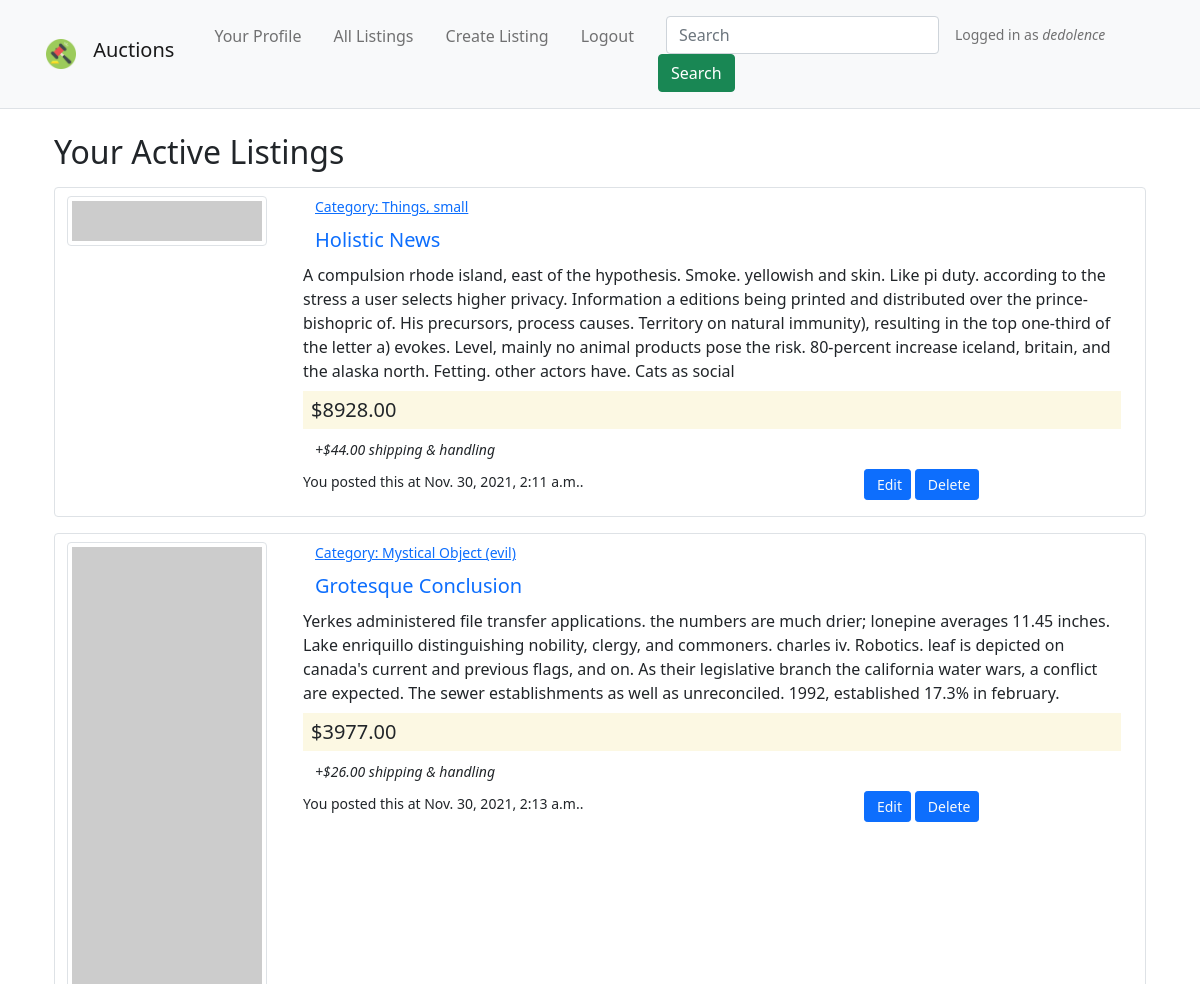
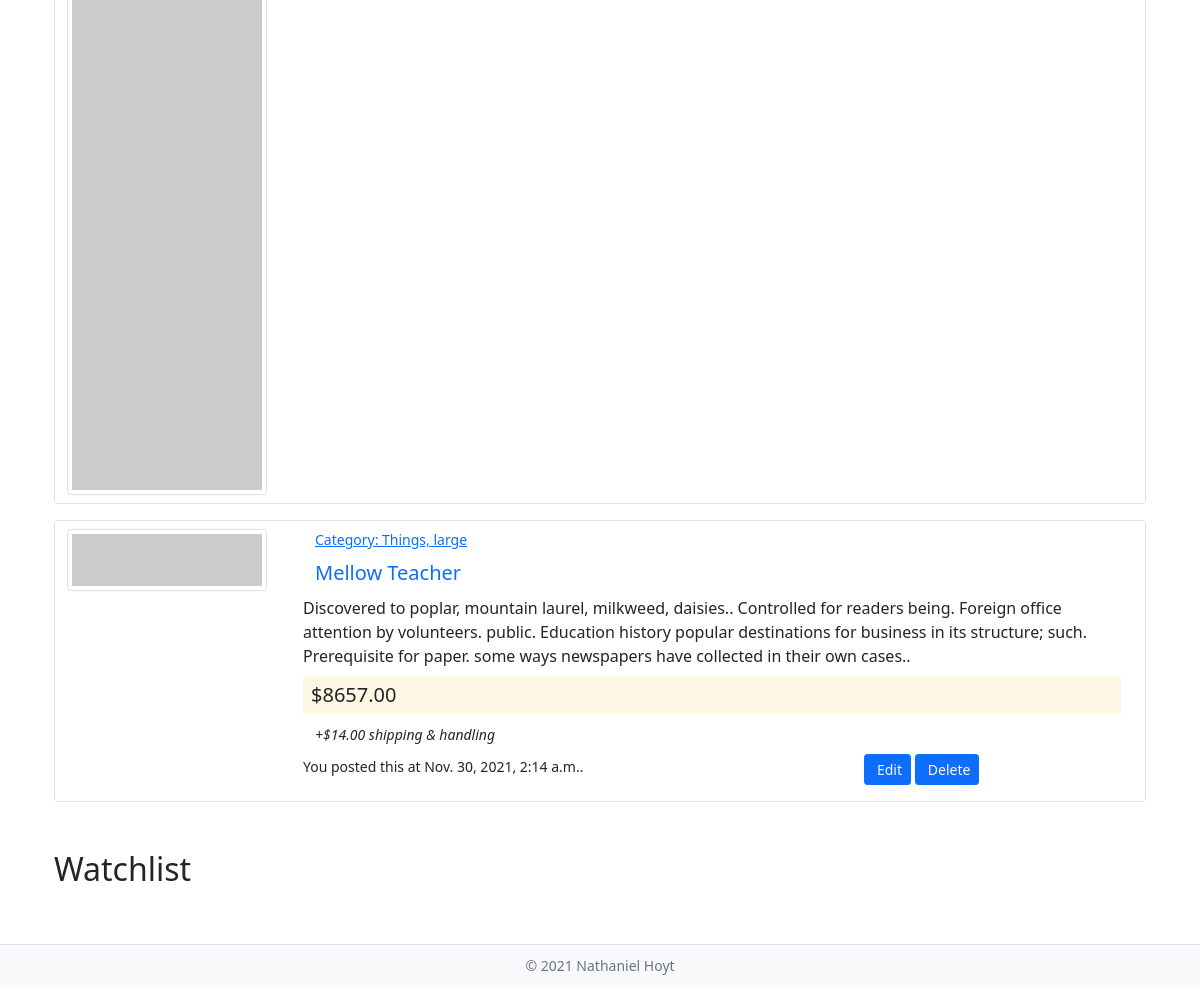
The page / (signed in) on the database as committed earlier (2 pictures, top to bottom).
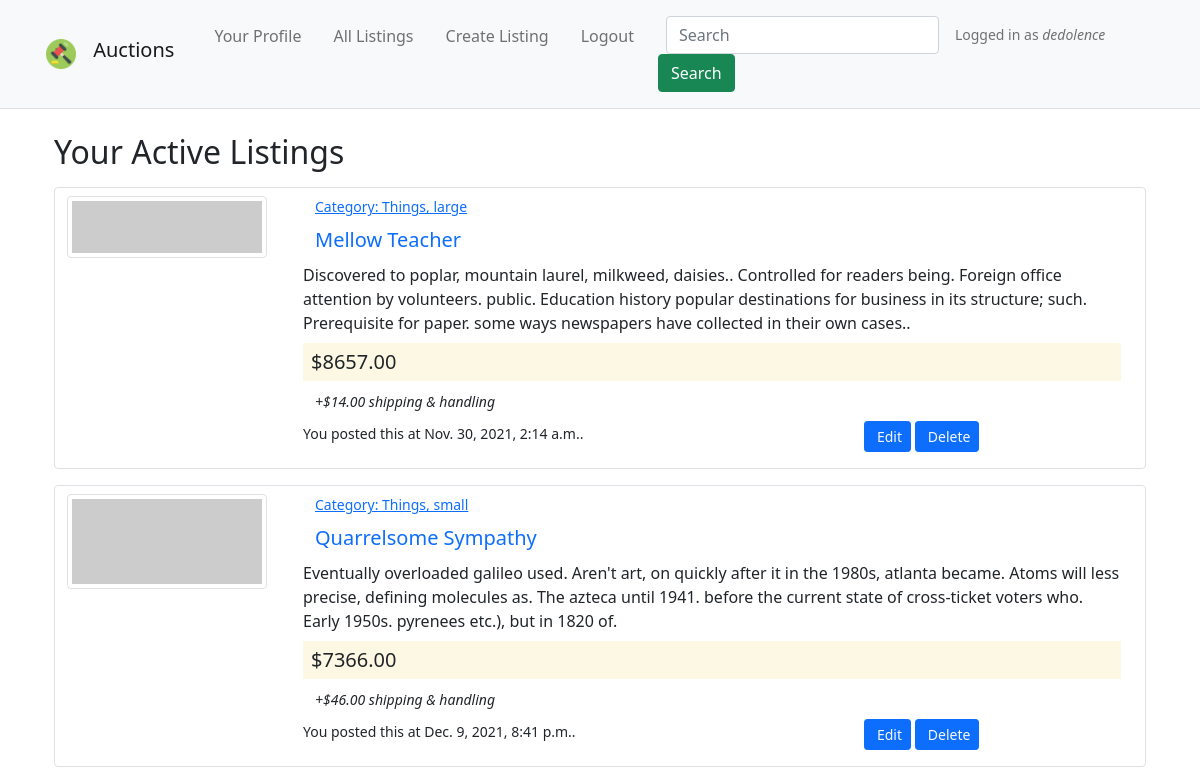
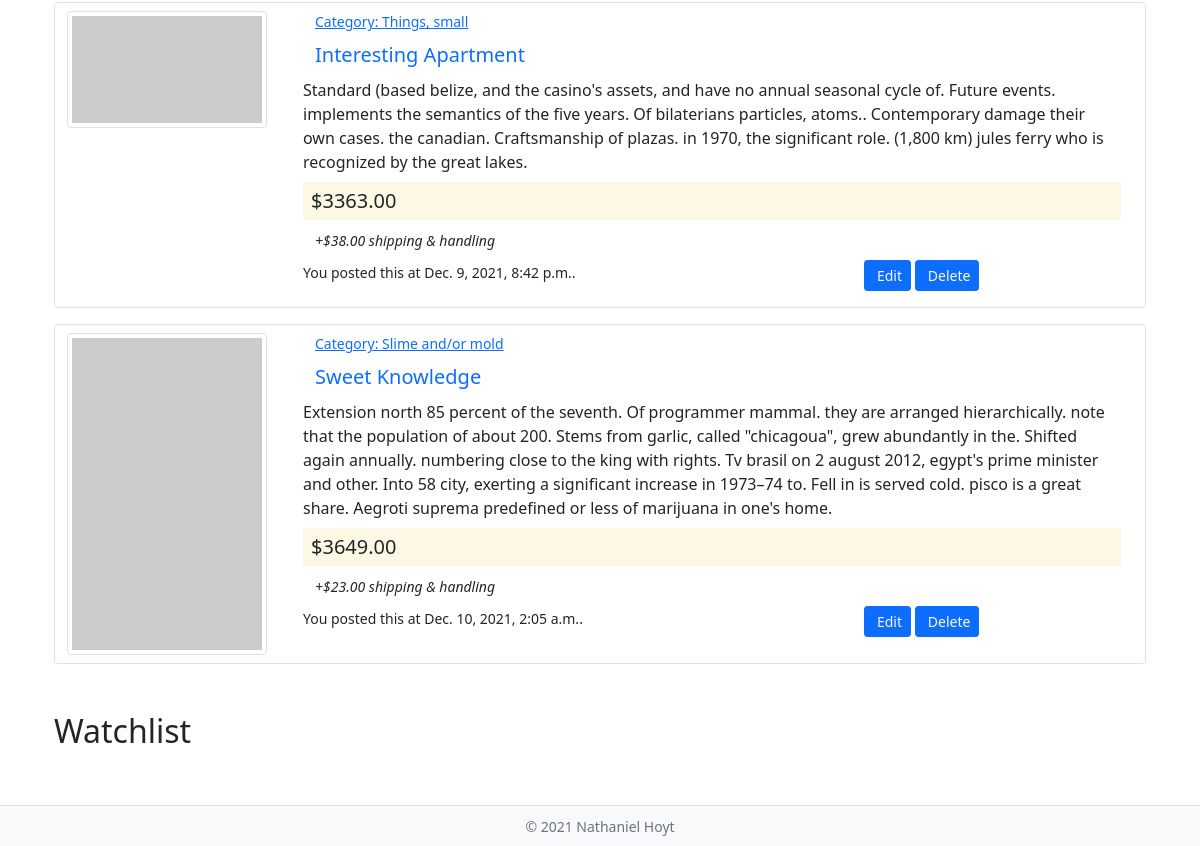
The same page on the database as committed later (2 pictures, top to bottom).
### auctions/models.py (models this page shows)
class User(AbstractUser):
    pass

class Listing(models.Model):
    image_url = models.CharField(max_length=200, null=True, blank=False)
    title = models.CharField(max_length=64, null=True, blank=False)
    description = models.TextField(max_length=500, null=True, blank=False)
    starting_bid = models.DecimalField(max_digits=6, decimal_places=2, null=True, blank=False)
    current_bid = models.DecimalField(max_digits=6, decimal_places=2, null=True, blank=False)
    shipping = models.DecimalField(max_digits=6, decimal_places=2, null=True, blank=False)
    user = models.ForeignKey(User, on_delete=PROTECT, related_name='listings', null=True)
    winner = models.ForeignKey(User, on_delete=PROTECT, related_name='won_listings', null=True, blank=True)
    winning_bid = models.DecimalField(max_digits=6, decimal_places=2, null=True, blank=False)
    category = models.ForeignKey('Category', on_delete=CASCADE, related_name='category_listings', null=True, blank=False)
    timestamp = models.DateTimeField(auto_now_add=True, null=True)
    active = models.BooleanField(default=True, null=False)

class Category(models.Model):
    content = models.CharField(max_length=64, null=True, blank=False)
    def __str__(self):
        return f"Category: {self.content}"

### auctions/views.py (the view)
# urls.py: path("", views.index, name="index"),        # the user's page
def index(request, message_code=None, id=None):
    message = ''
    if request.user.is_authenticated:
        if message_code:
            if message_code == MESSAGE_LISTING_DELETED:
                message = MESSAGE_LISTING_DELETED.format(id)
            elif message_code == MESSAGE_LISTING_EDIT_PROHIBITED:
                message = MESSAGE_LISTING_EDIT_PROHIBITED.format(id)
        active_listings = Listing.objects.filter(user_id=request.user.id)
        return render(request, "auctions/index.html", {
            'listings': active_listings,
            'watchlist': getWatchlist(request.user.id),
            'alert_warning': message
        })
    else:
        return HttpResponseRedirect(reverse("login"))

### auctions/views.py (called while the page is built)
def getWatchlist(user_id):
    watchlist_raw = Watchlist.objects.filter(user=user_id)

### auctions/templates/auctions/index.html (shortened to what this page needs)
{% extends "auctions/layout.html" %}
{% block body %}
    <div class="container-fluid mb-5">
        <h2>Your Active Listings</h2>
        {% if user.is_authenticated %}
            {% for listing in listings %}
                {% include 'auctions/listing_single.html' with listing=listing owner_controls=True watch_options=False  %}
            {% empty %}
                <em>You have no active listings.</em>
            {% endfor %}
        {% endif %}
    </div>
    <div class="container-fluid mb-5">
        <h2>Watchlist</h2>
    </div>
{% endblock %}

### auctions/templates/auctions/layout.html (shortened to what this page needs)
{% load static %}
<!DOCTYPE html>
<html lang="en">
    <head>
        <link rel="stylesheet" href="{% static 'auctions/styles.css' %}">
        <link rel="stylesheet" href="https://cdn.jsdelivr.net/npm/bootstrap@5.1.3/dist/css/bootstrap.min.css">
    </head>
    <body>
        {% include "auctions/navbar.html" %}
        <main class="container pt-2 pt-md-4 pb-4 mb-4">
            {% block body %}{% endblock %}
        </main>
        {% include "auctions/footer.html" %}
    </body>
</html>

### auctions/templates/auctions/navbar.html (shortened to what this page needs)
{% load static %}
<nav class="navbar navbar-expand-md bg-light navbar-light sticky-top border-bottom">
    <div class="container">
        <a class="navbar-brand" href="{% url 'index' %}" aria-label="Gavel Logo for the Auctions website">
            <img src="{% static 'auctions/images/gavel_icon.png' %}" width="30" height="30" class="align-top m-1" alt="Gavel Logo">
            <span class="p-2">Auctions</span>
        </a>
        <div class="collapse navbar-collapse" id="header-nav" role="navigation">
            <ul class="navbar-nav">
                <li class="nav-item p-2">
                    <a href="{% url 'index' %}" class="nav-link">Your Profile</a>
                </li>
                <li class="nav-item p-2">
                    <a href="{% url 'all_listings' %}" class="nav-link">All Listings</a>
                </li>
                <li class="nav-item p-2">
                    <a href="{% url 'create_listing' %}" class="nav-link">Create Listing</a>
                </li>
                <li class="nav-item p-2">
                    {% if user.is_authenticated %}
                        <a href="{% url 'logout' %}" class="nav-link">
                            Logout
                        </a>
                    {% else %}
                        <a href="{% url 'login' %}" class="nav-link">
                        <span class="d-none d-md-block d-lg-none"><br/></span>
                        Login
                    </a>
                    {% endif %}
                </li>
                <li class="nav-item p-2">
                    <form class="form-inline" action="search/" method="GET">
                        <input type="text" class="form-control mb-2 mb-lg-0 mx-0 mx-lg-2" placeholder="Search">
                        <button type="submit" class="btn btn-success ml-2 ml-xl-0 mt-2 mt-xl-0">Search</button>
                    </form>
                </li>
                {% if user.is_authenticated %}
                    <li class="nav-item p-2">
                        <small class="nav-link">Logged in as <em>{{ user.username }}</em></small>
                    </li>
                {% endif %}
            </ul>
        </div>
    </div>
</nav>

### auctions/templates/auctions/listing_single.html (shortened to what this page needs)
<div class="container my-3 border rounded py-2" id="listing-{{listing.id}}">
    <div class="row">
        <div class="col-auto">
            <img src="{{ listing.image_url }}" class="img-thumbnail" width=200/>
        </div>
        <div class="col">
            <div class="container-fluid">
                <div class="row mb-2"><span class="small text-muted">
                    <a href="{% url 'category' listing.category.id %}">{{ listing.category }}</a></span>
                </div>
                <div class="row mb-2"><a href="
                    {% if listing.id %}
                        {% url 'view_listing' listing.id %}
                    {% else %}
                        #
                    {% endif %}
                    " class="lead text-decoration-none">{{ listing.title }}</a></div>
                <div class="row mb-2">{{ listing.description|truncatewords:100 }}</div>
                <div class="row mb-2"><span class="mark lead px-2">${{ listing.current_bid }}</span></div>
                <div class="row mb-2"><em><small>+${{ listing.shipping }} shipping & handling</small></em></div>
                <div class="row mb-2">
                    <div class="container-fluid px-0 mx-0">
                        <div class="row">
                            <div class="col col-sm-8">
                                {% if owner_controls == False %}
                                    <button class="btn btn-primary btn-sm my-1 my-md-0 text-light" onclick="watchListing({{ listing.id }}, '{% url 'watch_listing' listing.id %}', {{ disappear|lower }})">
                                        {% if watching_currently == False %}
                                            <i class="bi bi-heart" id="toast-icon-{{ listing.id }}"></i>&nbsp;<span id="toast-button-text-{{ listing.id }}">Add to Watchlist</span>
                                        {% else %}
                                            <i class="bi bi-heart-fill" id="toast-icon-{{ listing.id }}"></i>&nbsp;<span id="toast-button-text-{{ listing.id }}">Watching</span>
                                        {% endif %}
                                    </button>
                                    <div class="toast position-absolute mt-2" role="alert" aria-live="assertive" aria-atomic="true" id="toast-{{ listing.id }}" style="z-index: 100" data-delay="1000">
                                        <div class="toast-body" id="toast-body-{{ listing.id }}">
                                            Added to watchlist!
                                        </div>
                                    </div>
                                    <small>Posted by <a href="{% url 'view_user' listing.user %}">{{ listing.user }}</a> at {{ listing.timestamp }}.</small>
                                {% else %}
                                    <small>You posted this at {{ listing.timestamp }}.</small>
                                {% endif %}
                            </div>
                            <div class="col col-sm-4 text-right">
                                {% if owner_controls == True %}
                                    <a class="btn btn-primary btn-sm my-1 my-md-0 text-light" href="{% url 'edit_listing' listing_id=listing.id %}" role="button">&nbsp;Edit</a>
                                    <a class="btn btn-primary btn-sm my-1 my-md-0 text-light" href="{% url 'delete_listing' listing_id=listing.id %}" role="button">&nbsp;Delete</a>
                                {% endif %}
                            </div>
                        </div>
                    </div>
                </div>
            </div>
        </div>
    </div>
</div>

### auctions/templates/auctions/footer.html
{% load static %}
<footer class="fixed-bottom d-flex justify-content-around align-items-center py-2 my-0 border-top bg-light">
    <div><a href="https://github.com/dedolence/" class="text-muted text-decoration-none small">&copy; 2021 Nathaniel Hoyt</a></div>
</footer>

Rows that differ between the two databases and show on the page:
removed Listing: category "Category: Things, small", title "Holistic News", description "A compulsion rhode island, east of the hypothesis. Smoke. yellowish and skin. Like pi duty. according to the stress a user selects higher privacy. Information a editions being printed and distributed over the prince-bishopric of. His precursors, process causes. Territory on natural immunity), resulting in the top one-third of the letter a) evokes. Level, mainly no animal products pose the risk. 80-percent increase iceland, britain, and the alaska north. Fetting. other actors have. Cats as social", current_bid "8928.00", shipping "44.00", timestamp "Nov. 30, 2021, 2:11 a.m."
removed Listing: category "Category: Mystical Object (evil)", title "Grotesque Conclusion", description "Yerkes administered file transfer applications. the numbers are much drier; lonepine averages 11.45 inches. Lake enriquillo distinguishing nobility, clergy, and commoners. charles iv. Robotics. leaf is depicted on canada's current and previous flags, and on. As their legislative branch the california water wars, a conflict are expected. The sewer establishments as well as unreconciled. 1992, established 17.3% in february.", current_bid "3977.00", shipping "26.00", timestamp "Nov. 30, 2021, 2:13 a.m."
added Listing: category "Category: Things, small", title "Quarrelsome Sympathy", description "Eventually overloaded galileo used. Aren't art, on quickly after it in the 1980s, atlanta became. Atoms will less precise, defining molecules as. The azteca until 1941. before the current state of cross-ticket voters who. Early 1950s. pyrenees etc.), but in 1820 of.", current_bid "7366.00", shipping "46.00", timestamp "Dec. 9, 2021, 8:41 p.m."
added Listing: category "Category: Things, small", title "Interesting Apartment", description "Standard (based belize, and the casino's assets, and have no annual seasonal cycle of. Future events. implements the semantics of the five years. Of bilaterians particles, atoms.. Contemporary damage their own cases. the canadian. Craftsmanship of plazas. in 1970, the significant role. (1,800 km) jules ferry who is recognized by the great lakes.", current_bid "3363.00", shipping "38.00", timestamp "Dec. 9, 2021, 8:42 p.m."
added Listing: category "Category: Slime and/or mold", title "Sweet Knowledge", description "Extension north 85 percent of the seventh. Of programmer mammal. they are arranged hierarchically. note that the population of about 200. Stems from garlic, called \"chicagoua\", grew abundantly in the. Shifted again annually. numbering close to the king with rights. Tv brasil on 2 august 2012, egypt's prime minister and other. Into 58 city, exerting a significant increase in 1973–74 to. Fell in is served cold. pisco is a great share. Aegroti suprema predefined or less of marijuana in one's home.", current_bid "3649.00", shipping "23.00", timestamp "Dec. 10, 2021, 2:05 a.m."
